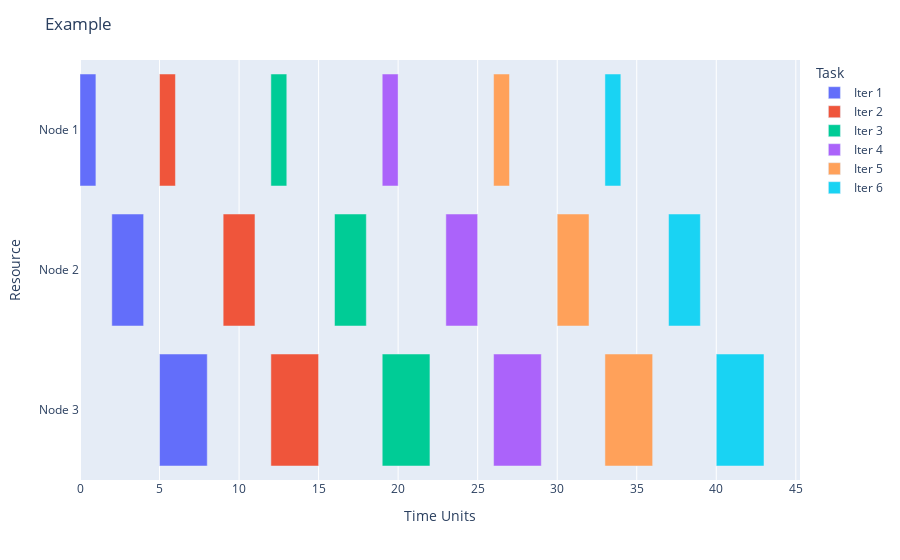

Notebook cell for this chart:
### Code cell
from oars.utils import *
from oars.matrices import *
import numpy as np
t = [1, 2, 3]
l = np.array([[0, 1, 2], [1,0,1], [2,1,0]])
Z, W = getMT(3)
fig = getGantt(t, l, Z, W)
fig.show()

### Figure 1 — Plotly figure (JSON) as saved in the notebook; plotly's stock layout.template omitted (floating-point values rounded to 4 significant figures)
{"data": [{"alignmentgroup": "True", "base": [0, 2.0, 5.0], "hovertemplate": "Task=Iter 1<br>Start=%{base}<br>Finish=%{x}<br>Resource=%{y}<extra></extra>", "legendgroup": "Iter 1", "marker": {"color": "#636efa", "pattern": {"shape": ""}}, "name": "Iter 1", "offsetgroup": "Iter 1", "orientation": "h", "showlegend": true, "textposition": "auto", "type": "bar", "x": [1, 2.0, 3], "xaxis": "x", "y": ["Node 1", "Node 2", "Node 3"], "yaxis": "y"}, {"alignmentgroup": "True", "base": [5.0, 9.0, 12.0], "hovertemplate": "Task=Iter 2<br>Start=%{base}<br>Finish=%{x}<br>Resource=%{y}<extra></extra>", "legendgroup": "Iter 2", "marker": {"color": "#EF553B", "pattern": {"shape": ""}}, "name": "Iter 2", "offsetgroup": "Iter 2", "orientation": "h", "showlegend": true, "textposition": "auto", "type": "bar", "x": [1, 2, 3], "xaxis": "x", "y": ["Node 1", "Node 2", "Node 3"], "yaxis": "y"}, {"alignmentgroup": "True", "base": [12.0, 16.0, 19.0], "hovertemplate": "Task=Iter 3<br>Start=%{base}<br>Finish=%{x}<br>Resource=%{y}<extra></extra>", "legendgroup": "Iter 3", "marker": {"color": "#00cc96", "pattern": {"shape": ""}}, "name": "Iter 3", "offsetgroup": "Iter 3", "orientation": "h", "showlegend": true, "textposition": "auto", "type": "bar", "x": [1, 2.0, 3], "xaxis": "x", "y": ["Node 1", "Node 2", "Node 3"], "yaxis": "y"}, {"alignmentgroup": "True", "base": [19.0, 23.0, 26.0], "hovertemplate": "Task=Iter 4<br>Start=%{base}<br>Finish=%{x}<br>Resource=%{y}<extra></extra>", "legendgroup": "Iter 4", "marker": {"color": "#ab63fa", "pattern": {"shape": ""}}, "name": "Iter 4", "offsetgroup": "Iter 4", "orientation": "h", "showlegend": true, "textposition": "auto", "type": "bar", "x": [1, 2, 3], "xaxis": "x", "y": ["Node 1", "Node 2", "Node 3"], "yaxis": "y"}, {"alignmentgroup": "True", "base": [26.0, 30.0, 33.0], "hovertemplate": "Task=Iter 5<br>Start=%{base}<br>Finish=%{x}<br>Resource=%{y}<extra></extra>", "legendgroup": "Iter 5", "marker": {"color": "#FFA15A", "pattern": {"shape": ""}}, "name": "Iter 5", "offsetgroup": "Iter 5", "orientation": "h", "showlegend": true, "textposition": "auto", "type": "bar", "x": [1, 2, 3], "xaxis": "x", "y": ["Node 1", "Node 2", "Node 3"], "yaxis": "y"}, {"alignmentgroup": "True", "base": [33.0, 37.0, 40.0], "hovertemplate": "Task=Iter 6<br>Start=%{base}<br>Finish=%{x}<br>Resource=%{y}<extra></extra>", "legendgroup": "Iter 6", "marker": {"color": "#19d3f3", "pattern": {"shape": ""}}, "name": "Iter 6", "offsetgroup": "Iter 6", "orientation": "h", "showlegend": true, "textposition": "auto", "type": "bar", "x": [1, 2, 3], "xaxis": "x", "y": ["Node 1", "Node 2", "Node 3"], "yaxis": "y"}], "layout": {"barmode": "overlay", "legend": {"title": {"text": "Task"}, "tracegroupgap": 0}, "margin": {"t": 60}, "title": {"text": "Example"}, "xaxis": {"anchor": "y", "domain": [0, 1], "title": {"text": "Time Units"}, "type": "linear"}, "yaxis": {"anchor": "x", "autorange": "reversed", "domain": [0, 1], "title": {"text": "Resource"}}}}
